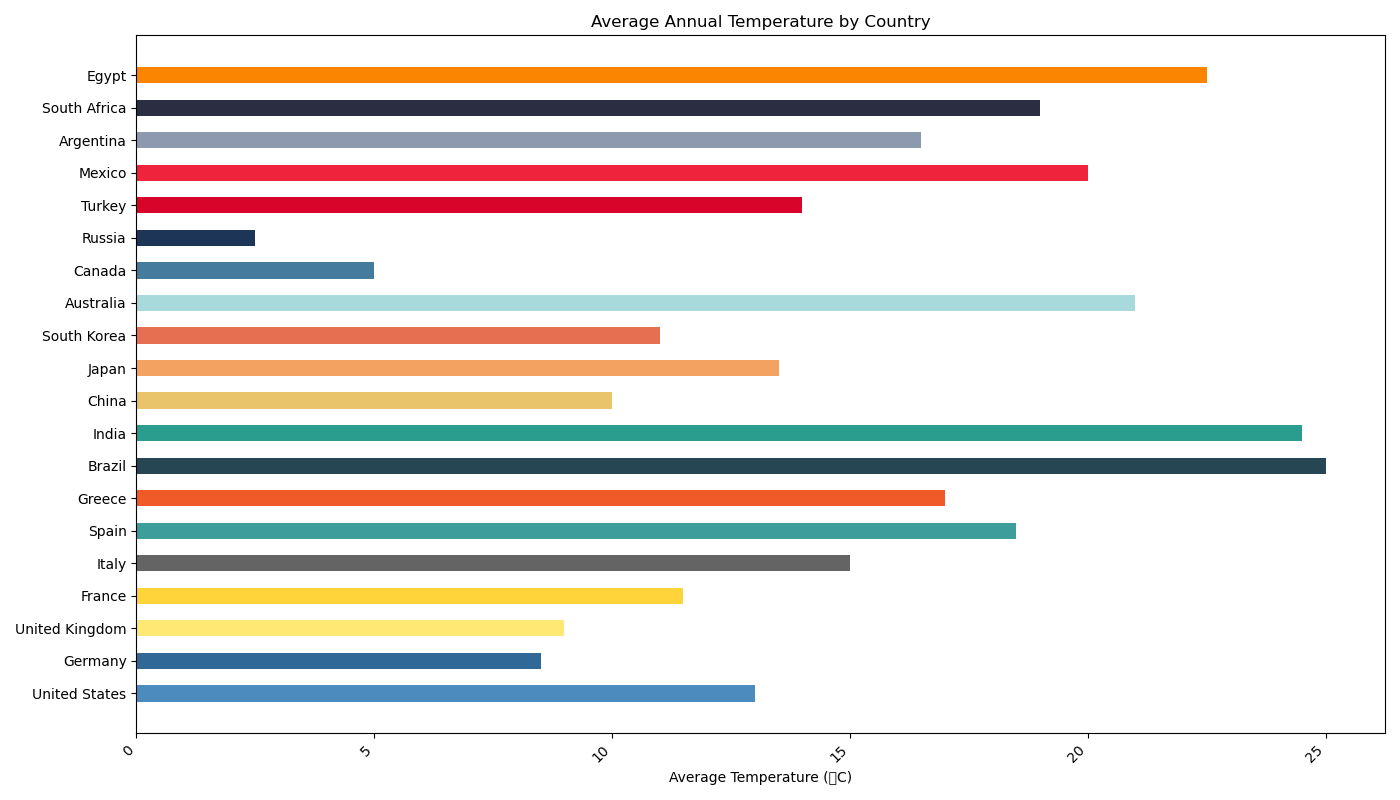

Generate this figure with Python:

import matplotlib.pyplot as plt

# Data from the table above
countries = [
    'United States', 'Germany', 'United Kingdom', 'France', 'Italy', 
    'Spain', 'Greece', 'Brazil', 'India', 'China', 'Japan', 
    'South Korea', 'Australia', 'Canada', 'Russia', 'Turkey',
    'Mexico', 'Argentina', 'South Africa', 'Egypt'
]

average_temperature = [
    13.0, 8.5, 9.0, 11.5, 15.0, 18.5, 17.0, 25.0, 24.5, 10.0, 
    13.5, 11.0, 21.0, 5.0, 2.5, 14.0, 20.0, 16.5, 19.0, 22.5
]

# Modify the color scheme, width of bars, and size of the chart
colors = [
    '#4B8BBE', '#306998', '#FFE873', '#FFD43B', '#646464',
    '#3C9D9B', '#F05A28', '#264653', '#2A9D8F', '#E9C46A',
    '#F4A261', '#E76F51', '#A8DADC', '#457B9D', '#1D3557',
    '#D90429', '#EF233C', '#8D99AE', '#2B2D42', '#FB8500'
]

# Set the figure size for better clarity or visual appeal
plt.figure(figsize=(14, 8))

# Change the direction of the chart from horizontal to vertical
plt.barh(countries, average_temperature, color=colors, height=0.5)

# Rotate x-axis labels for better readability
plt.xticks(rotation=45, ha='right')

# Add labels and title to the chart
plt.xlabel('Average Temperature (°C)')
plt.title('Average Annual Temperature by Country')

# Display the chart
plt.tight_layout()  # Adjust layout to fit all labels and title
plt.show()
